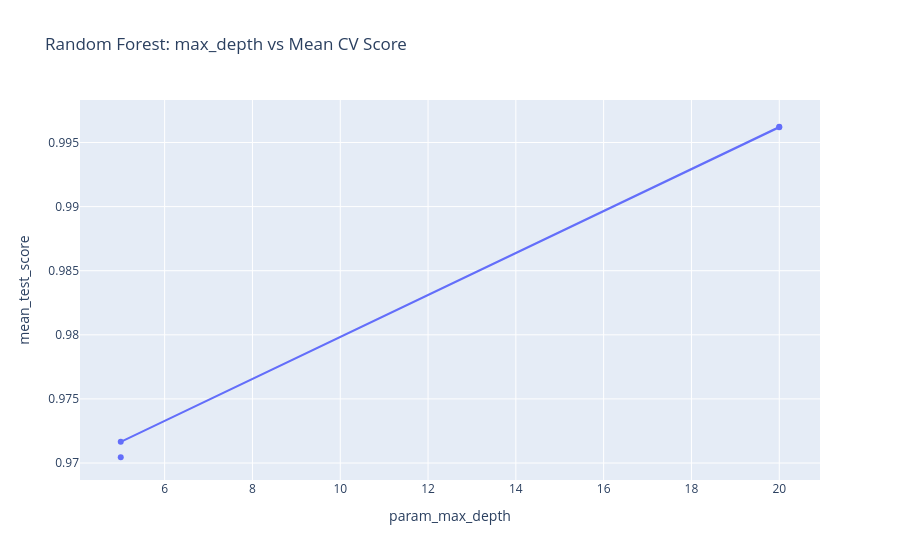

The cell this chart's notebook holds for it:
### Code cell
fig = px.line(

    rf_results,

    x='param_max_depth',

    y='mean_test_score',

    title='Random Forest: max_depth vs Mean CV Score',

    markers=True
)

fig.show()

### Figure 1 — Plotly figure (JSON) as saved in the notebook; plotly's stock layout.template omitted (floating-point values rounded to 4 significant figures)
{"data": [{"hovertemplate": "param_max_depth=%{x}<br>mean_test_score=%{y}<extra></extra>", "legendgroup": "", "line": {"color": "#636efa", "dash": "solid"}, "marker": {"symbol": "circle"}, "mode": "lines+markers", "name": "", "orientation": "v", "showlegend": false, "type": "scatter", "x": [20, 5, 20, null, 5], "xaxis": "x", "y": [0.9962, 0.9717, 0.9962, 0.9965, 0.9705], "yaxis": "y"}], "layout": {"legend": {"tracegroupgap": 0}, "title": {"text": "Random Forest: max_depth vs Mean CV Score"}, "xaxis": {"anchor": "y", "domain": [0, 1], "title": {"text": "param_max_depth"}}, "yaxis": {"anchor": "x", "domain": [0, 1], "title": {"text": "mean_test_score"}}}}
